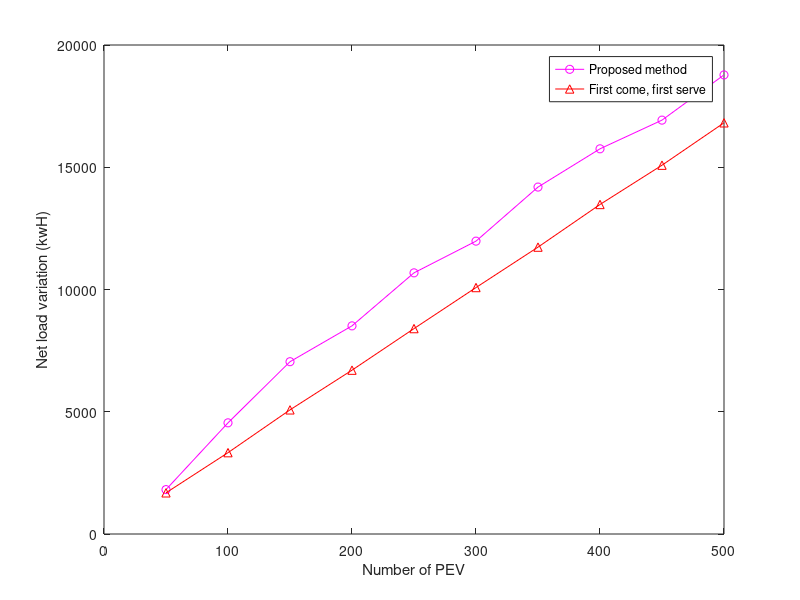
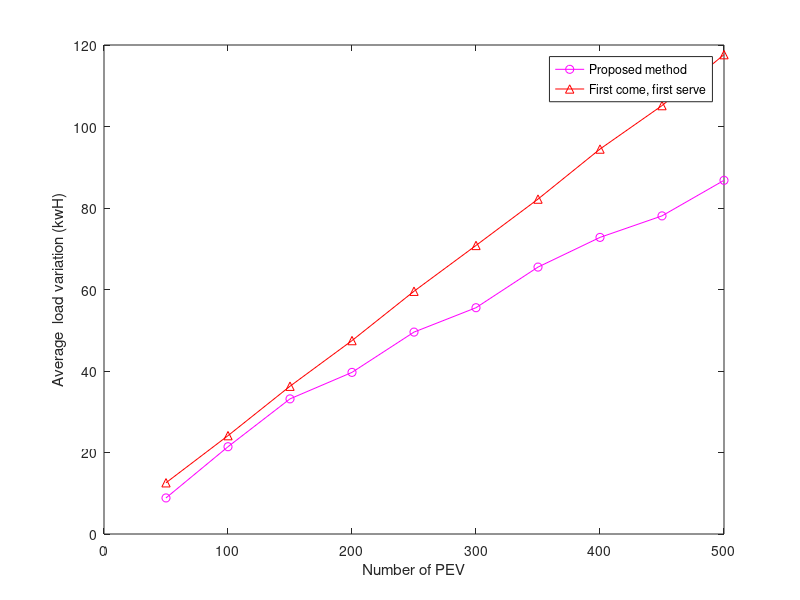
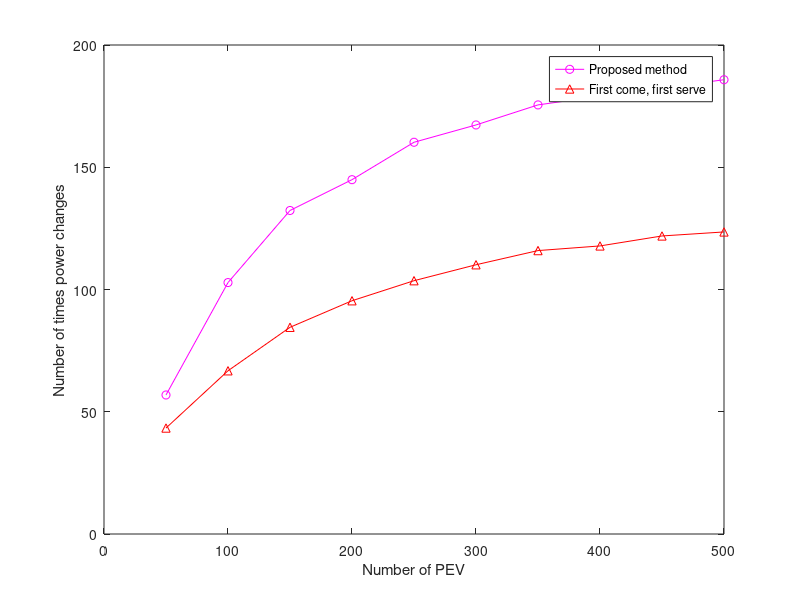
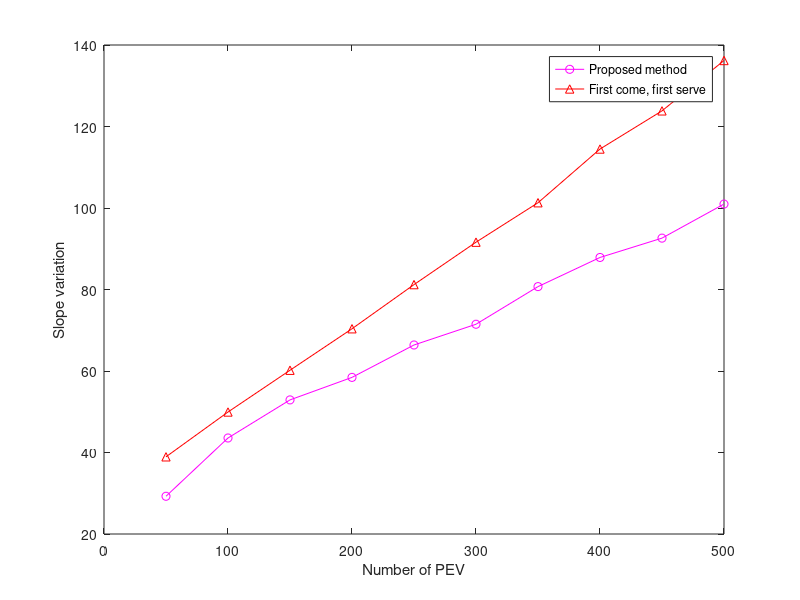

Write MATLAB code to recreate these figures, in order.
vehicles = [50,100,150,200,250,300,350,400,450,500]

deltaPsimulation = [1816.08,4547.12,7047.04,8512.96,10681.32,11977.92,14189.28,15754.0,16927.48,18776.88]

deltaPavgSimulation =[8.850644672285974,21.415885949696687,33.16099242856098,39.6606330852571,49.54785299849294,55.52990263093154,65.50209289568292,72.7879270057377,78.06716115802703,86.78644639506834]

countSimulation= [56.86,102.84,132.32,144.92,160.22,167.3,175.5,179.08,182.38,185.8]

deltaPvariationSimulation = [29.259531910657273,43.56088104709075,52.90853460626372,58.43477065893775,66.38429801590533,71.4735743540305,80.70844859106504,87.86212810899112,92.60689162444777,100.96856985260327]

lfSimulation = 1./[1.8442581346281544,1.7125299782559598,1.6947545292230308,1.6701050229563073,1.6656782822943157,1.6682744293970087,1.6940288728956372,1.6963249859487906,1.688410807652814,1.658706570656468]

deltaParrivalFirst= [1683.44,3326.8,5077.36,6700.56,8401.04,10079.68,11733.12,13477.12,15083.92,16817.12]

deltaPavgArrivalFirst = [12.572065121554793,24.13466876388425,36.261624439806894,47.46275829987442,59.5680879385342,70.80966956502095,82.18473782336382,94.46293697710956,105.12743670399882,117.63156844577217]

countArrivalFirst = [43.34,66.76,84.54,95.4,103.6,110.12,115.92,117.82,121.9,123.54]

deltaPvariationArrivalFirst = [38.939514208622576,49.93594129727565,60.18249708670172,70.36603784810733,81.1998329947471,91.61047375491177,101.2913373077329,114.47042324040918,123.83718485699075,136.1942348378127]

lfArrivalFirst= 1./[2.098546239685867,1.8954632665379034,1.8424828783087719,1.7716557433254223,1.7457169472999816,1.788363494297788,1.7351461756047886,1.7492190332299702,1.7239259192967382,1.7265189452924739]

deltaPrandom = [1584.32,2672.48,3532.08,4241.12,4930.64,5542.32,6181.44,6761.04,7409.2,7810.32]

deltaPavgRandom = [8.704050295374332,13.805154564419142,17.78073450255401,21.305905626529672,24.33611545209966,27.282676169233937,30.30782072555209,32.85956730375578,36.02160998322941,38.16208699681856]

countRandom = [70.24,105.5,128.08,141.54,150.72,156.52,162.64,166.16,169.64,172.5]

deltaPvariationRandom =[22.574739532761534,25.364734345295886,27.5911248023878,29.978032791887927,32.73018729873467,35.42014263314335,38.03072523943643,40.70632181065294,43.70646774705051,45.298625511676455]

lfRandom =[2.5892584024716525,2.286286931990467,2.2334276886944098,2.1149486388416316,2.1036281438987223,2.137362565219002,2.0564077485498258,2.062009721228856,2.0678455322823317,2.0365609212017755]

timeVehiclesConfig2 = [0.148450606	0.405454638	0.785067737	1.247373428	1.845955274	2.566960864	3.412491095	4.329319324	5.397835689	6.48649673]

timeVehiclesConfig1 = [0.094547398	0.253155212	0.475820599	0.769264376	1.124708502	1.551454051	2.085155878	2.638819833	3.278007224	3.957512844]

figure;
plot( vehicles, deltaPsimulation, 'mo-',  vehicles, deltaParrivalFirst,  'r^-')
legend('Proposed method', 'First come, first serve')
xlabel('Number of PEV')
ylabel('Net load variation (kwH)')

figure;
plot( vehicles, deltaPavgSimulation, 'mo-',  vehicles, deltaPavgArrivalFirst,  'r^-')
legend('Proposed method', 'First come, first serve')
xlabel('Number of PEV')
ylabel('Average  load variation (kwH)')

figure;
plot( vehicles, countSimulation, 'mo-',  vehicles, countArrivalFirst,  'r^-')
legend('Proposed method', 'First come, first serve')
xlabel('Number of PEV')
ylabel('Number of times power changes')

figure;
plot( vehicles, deltaPvariationSimulation, 'mo-',  vehicles, deltaPvariationArrivalFirst,  'r^-')
legend('Proposed method', 'First come, first serve')
xlabel('Number of PEV')
ylabel('Slope variation')

figure;
plot( vehicles, lfSimulation, 'mo-',  vehicles, lfArrivalFirst,  'r^-')
legend('Proposed method', 'First come, first serve')
xlabel('Number of PEV')
ylabel('Load factor')

figure;
plot(vehicles, timeVehiclesConfig2, 'mo-',  vehicles, timeVehiclesConfig1,  'r^-')
legend('4 cores, 2.4 GHz', '8 cores, 3.6 GHz')
xlabel('Number of vehicles')
ylabel('Execution time (s)')















